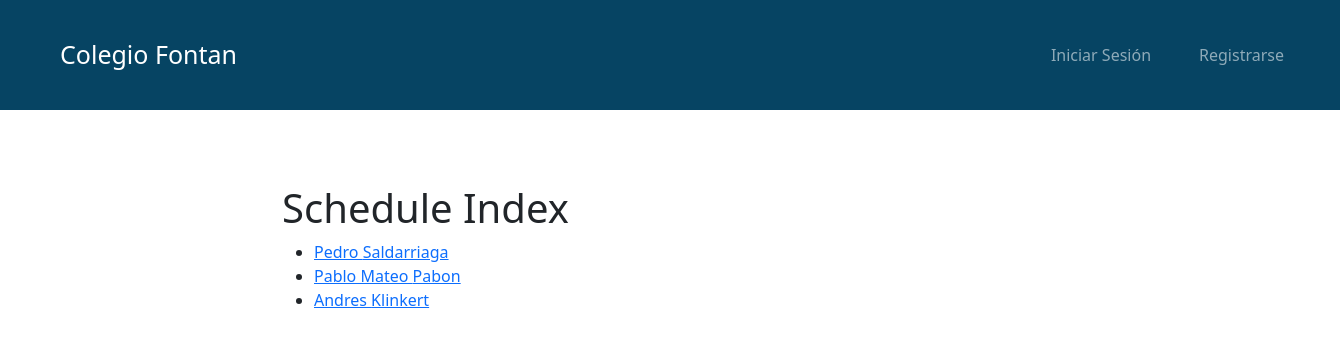
/schedules/, run on an earlier commit of the app's database.
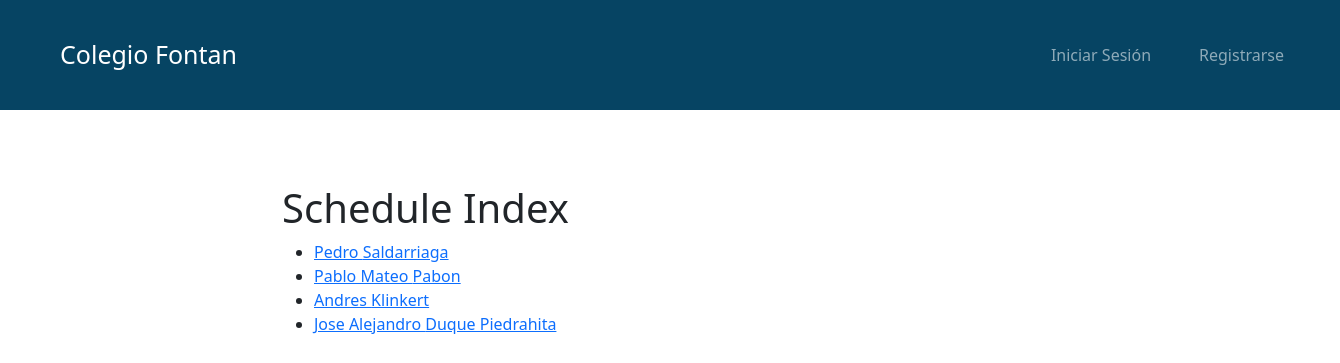
And on a later commit of the database.
### students/models.py (models this page shows)
class Student(models.Model):
    student_id = models.AutoField(primary_key=True)
    name = models.CharField(max_length=100)
    lastname = models.CharField(max_length=100)
    id_number = models.IntegerField(unique=True)
    autonomy_level = models.IntegerField(
        choices=[  # Cambiar los valores a enteros
            (1, 'Nivel 1'),
            (2, 'Nivel 2'),
            (3, 'Nivel 3'),
        ],
        default=1,  # Si no se especifica, por defecto se asigna "Nivel 1"
    )
    extended_vacation = models.BooleanField(default=False)
    grade = models.IntegerField(  # Cambiar los valores a enteros
        choices=[
            (1, '1'),
            (2, '2'),
            (3, '3'),
            (4, '4'),
            (5, '5'),
            (6, '6'),
            (7, '7'),
            (8, '8'),
            (9, '9'),
            (10, '10'),
            (11, '11'),  # Cambiar 'once' a 11 para que sea numérico
        ],
        default=1,  # Por defecto se asigna "Primero"
    )
    workshop = models.ForeignKey('workshops.Workshop', on_delete=models.SET_NULL, null=True, blank=True)
    def __str__(self):
        return f"{self.name} {self.lastname} (ID: {self.student_id}) (Grado: {self.grade})"

### schedules/views.py (the view)
# urls.py: path('', views.schedule_index, name='schedule_index'),
def schedule_index(request):
    students = Student.objects.all()
    print(students)  # Esto imprimirá en la consola de Django
    return render(request, 'schedules/schedule_index.html', {'students': students})

### schedules/templates/schedules/schedule_index.html
{% extends 'base.html' %}
{% block content %}
<h1>Schedule Index</h1>
<ul>
    {% for student in students %}
        <li>
            <a href="{% url 'student_schedule' student.student_id %}">{{ student.name }} {{ student.lastname }}</a>
        </li>
    {% empty %}
        <li>No students found.</li>
    {% endfor %}
</ul>
{% endblock %}

What changed in the data, as far as the page shows it:
added Student: name "Jose Alejandro", lastname "Duque Piedrahita"
